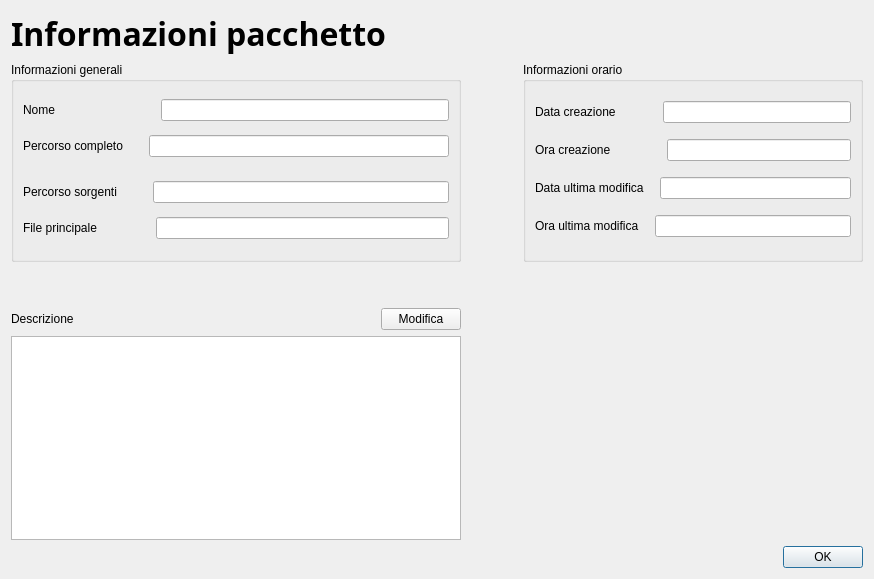
<?xml version="1.0" encoding="UTF-8"?>
<ui version="4.0">
 <class>PackageInfo</class>
 <widget class="QDialog" name="PackageInfo">
  <property name="geometry">
   <rect>
    <x>0</x>
    <y>0</y>
    <width>870</width>
    <height>579</height>
   </rect>
  </property>
  <property name="windowTitle">
   <string>Dialog</string>
  </property>
  <layout class="QHBoxLayout" name="horizontalLayout_10">
   <item>
    <layout class="QGridLayout" name="gridLayout">
     <item row="1" column="0">
      <widget class="QGroupBox" name="generalInfoBox">
       <property name="minimumSize">
        <size>
         <width>360</width>
         <height>200</height>
        </size>
       </property>
       <property name="title">
        <string>Informazioni generali</string>
       </property>
       <layout class="QVBoxLayout" name="verticalLayout">
        <item>
         <layout class="QHBoxLayout" name="horizontalLayout">
          <item>
           <widget class="QLabel" name="label_2">
            <property name="text">
             <string>Nome</string>
            </property>
           </widget>
          </item>
          <item>
           <spacer name="horizontalSpacer">
            <property name="orientation">
             <enum>Qt::Horizontal</enum>
            </property>
            <property name="sizeType">
             <enum>QSizePolicy::Fixed</enum>
            </property>
            <property name="sizeHint" stdset="0">
             <size>
              <width>100</width>
              <height>20</height>
             </size>
            </property>
           </spacer>
          </item>
          <item>
           <widget class="QLineEdit" name="packageName">
            <property name="readOnly">
             <bool>true</bool>
            </property>
           </widget>
          </item>
         </layout>
        </item>
        <item>
         <layout class="QHBoxLayout" name="horizontalLayout_2">
          <item>
           <widget class="QLabel" name="label_3">
            <property name="text">
             <string>Percorso completo</string>
            </property>
           </widget>
          </item>
          <item>
           <spacer name="horizontalSpacer_2">
            <property name="orientation">
             <enum>Qt::Horizontal</enum>
            </property>
            <property name="sizeType">
             <enum>QSizePolicy::Fixed</enum>
            </property>
            <property name="sizeHint" stdset="0">
             <size>
              <width>20</width>
              <height>20</height>
             </size>
            </property>
           </spacer>
          </item>
          <item>
           <widget class="QLineEdit" name="packageCompletePath">
            <property name="readOnly">
             <bool>true</bool>
            </property>
           </widget>
          </item>
         </layout>
        </item>
        <item>
         <spacer name="verticalSpacer">
          <property name="orientation">
           <enum>Qt::Vertical</enum>
          </property>
          <property name="sizeType">
           <enum>QSizePolicy::Fixed</enum>
          </property>
          <property name="sizeHint" stdset="0">
           <size>
            <width>20</width>
            <height>10</height>
           </size>
          </property>
         </spacer>
        </item>
        <item>
         <layout class="QHBoxLayout" name="horizontalLayout_3">
          <item>
           <widget class="QLabel" name="label_4">
            <property name="text">
             <string>Percorso sorgenti</string>
            </property>
           </widget>
          </item>
          <item>
           <spacer name="horizontalSpacer_3">
            <property name="orientation">
             <enum>Qt::Horizontal</enum>
            </property>
            <property name="sizeType">
             <enum>QSizePolicy::Fixed</enum>
            </property>
            <property name="sizeHint" stdset="0">
             <size>
              <width>30</width>
              <height>20</height>
             </size>
            </property>
           </spacer>
          </item>
          <item>
           <widget class="QLineEdit" name="packageSourcesPath">
            <property name="readOnly">
             <bool>true</bool>
            </property>
           </widget>
          </item>
         </layout>
        </item>
        <item>
         <layout class="QHBoxLayout" name="horizontalLayout_4">
          <item>
           <widget class="QLabel" name="label_5">
            <property name="text">
             <string>File principale</string>
            </property>
           </widget>
          </item>
          <item>
           <spacer name="horizontalSpacer_4">
            <property name="orientation">
             <enum>Qt::Horizontal</enum>
            </property>
            <property name="sizeType">
             <enum>QSizePolicy::Fixed</enum>
            </property>
            <property name="sizeHint" stdset="0">
             <size>
              <width>53</width>
              <height>20</height>
             </size>
            </property>
           </spacer>
          </item>
          <item>
           <widget class="QLineEdit" name="packageMainFile">
            <property name="readOnly">
             <bool>true</bool>
            </property>
           </widget>
          </item>
         </layout>
        </item>
       </layout>
      </widget>
     </item>
     <item row="1" column="2">
      <widget class="QGroupBox" name="groupBox">
       <property name="minimumSize">
        <size>
         <width>340</width>
         <height>200</height>
        </size>
       </property>
       <property name="title">
        <string>Informazioni orario</string>
       </property>
       <layout class="QVBoxLayout" name="verticalLayout_2">
        <item>
         <layout class="QHBoxLayout" name="horizontalLayout_5">
          <item>
           <widget class="QLabel" name="label_6">
            <property name="text">
             <string>Data creazione</string>
            </property>
           </widget>
          </item>
          <item>
           <spacer name="horizontalSpacer_5">
            <property name="orientation">
             <enum>Qt::Horizontal</enum>
            </property>
            <property name="sizeType">
             <enum>QSizePolicy::Fixed</enum>
            </property>
            <property name="sizeHint" stdset="0">
             <size>
              <width>41</width>
              <height>20</height>
             </size>
            </property>
           </spacer>
          </item>
          <item>
           <widget class="QLineEdit" name="creationDate">
            <property name="readOnly">
             <bool>true</bool>
            </property>
           </widget>
          </item>
         </layout>
        </item>
        <item>
         <layout class="QHBoxLayout" name="horizontalLayout_6">
          <item>
           <widget class="QLabel" name="label_7">
            <property name="text">
             <string>Ora creazione</string>
            </property>
           </widget>
          </item>
          <item>
           <spacer name="horizontalSpacer_6">
            <property name="orientation">
             <enum>Qt::Horizontal</enum>
            </property>
            <property name="sizeType">
             <enum>QSizePolicy::Fixed</enum>
            </property>
            <property name="sizeHint" stdset="0">
             <size>
              <width>50</width>
              <height>20</height>
             </size>
            </property>
           </spacer>
          </item>
          <item>
           <widget class="QLineEdit" name="creationTime">
            <property name="readOnly">
             <bool>true</bool>
            </property>
           </widget>
          </item>
         </layout>
        </item>
        <item>
         <layout class="QHBoxLayout" name="horizontalLayout_7">
          <item>
           <widget class="QLabel" name="label_8">
            <property name="text">
             <string>Data ultima modifica</string>
            </property>
           </widget>
          </item>
          <item>
           <spacer name="horizontalSpacer_7">
            <property name="orientation">
             <enum>Qt::Horizontal</enum>
            </property>
            <property name="sizeType">
             <enum>QSizePolicy::Fixed</enum>
            </property>
            <property name="sizeHint" stdset="0">
             <size>
              <width>10</width>
              <height>20</height>
             </size>
            </property>
           </spacer>
          </item>
          <item>
           <widget class="QLineEdit" name="lastModifyDate">
            <property name="readOnly">
             <bool>true</bool>
            </property>
           </widget>
          </item>
         </layout>
        </item>
        <item>
         <layout class="QHBoxLayout" name="horizontalLayout_8">
          <item>
           <widget class="QLabel" name="label_9">
            <property name="text">
             <string>Ora ultima modifica</string>
            </property>
           </widget>
          </item>
          <item>
           <spacer name="horizontalSpacer_8">
            <property name="orientation">
             <enum>Qt::Horizontal</enum>
            </property>
            <property name="sizeType">
             <enum>QSizePolicy::Fixed</enum>
            </property>
            <property name="sizeHint" stdset="0">
             <size>
              <width>10</width>
              <height>20</height>
             </size>
            </property>
           </spacer>
          </item>
          <item>
           <widget class="QLineEdit" name="lastModifyTime">
            <property name="readOnly">
             <bool>true</bool>
            </property>
           </widget>
          </item>
         </layout>
        </item>
       </layout>
      </widget>
     </item>
     <item row="1" column="1">
      <spacer name="horizontalSpacer_9">
       <property name="orientation">
        <enum>Qt::Horizontal</enum>
       </property>
       <property name="sizeType">
        <enum>QSizePolicy::Fixed</enum>
       </property>
       <property name="sizeHint" stdset="0">
        <size>
         <width>50</width>
         <height>20</height>
        </size>
       </property>
      </spacer>
     </item>
     <item row="4" column="2">
      <widget class="QDialogButtonBox" name="buttonBox">
       <property name="orientation">
        <enum>Qt::Horizontal</enum>
       </property>
       <property name="standardButtons">
        <set>QDialogButtonBox::Ok</set>
       </property>
      </widget>
     </item>
     <item row="3" column="0">
      <layout class="QVBoxLayout" name="verticalLayout_3">
       <property name="sizeConstraint">
        <enum>QLayout::SetMaximumSize</enum>
       </property>
       <item>
        <layout class="QHBoxLayout" name="horizontalLayout_9">
         <item>
          <widget class="QLabel" name="label_10">
           <property name="text">
            <string>Descrizione</string>
           </property>
          </widget>
         </item>
         <item>
          <widget class="QPushButton" name="pushButton">
           <property name="sizePolicy">
            <sizepolicy hsizetype="Fixed" vsizetype="Fixed">
             <horstretch>0</horstretch>
             <verstretch>0</verstretch>
            </sizepolicy>
           </property>
           <property name="text">
            <string>Modifica</string>
           </property>
          </widget>
         </item>
        </layout>
       </item>
       <item>
        <widget class="QTextBrowser" name="packageDescription">
         <property name="minimumSize">
          <size>
           <width>450</width>
           <height>183</height>
          </size>
         </property>
        </widget>
       </item>
      </layout>
     </item>
     <item row="0" column="0" colspan="2">
      <widget class="QLabel" name="label">
       <property name="font">
        <font>
         <family>Umpush</family>
         <pointsize>24</pointsize>
         <weight>75</weight>
         <bold>true</bold>
        </font>
       </property>
       <property name="text">
        <string>Informazioni pacchetto</string>
       </property>
      </widget>
     </item>
     <item row="2" column="0">
      <spacer name="verticalSpacer_2">
       <property name="orientation">
        <enum>Qt::Vertical</enum>
       </property>
       <property name="sizeType">
        <enum>QSizePolicy::Fixed</enum>
       </property>
       <property name="sizeHint" stdset="0">
        <size>
         <width>20</width>
         <height>40</height>
        </size>
       </property>
      </spacer>
     </item>
    </layout>
   </item>
  </layout>
 </widget>
 <resources/>
 <connections>
  <connection>
   <sender>buttonBox</sender>
   <signal>accepted()</signal>
   <receiver>PackageInfo</receiver>
   <slot>accept()</slot>
   <hints>
    <hint type="sourcelabel">
     <x>248</x>
     <y>254</y>
    </hint>
    <hint type="destinationlabel">
     <x>157</x>
     <y>274</y>
    </hint>
   </hints>
  </connection>
  <connection>
   <sender>buttonBox</sender>
   <signal>rejected()</signal>
   <receiver>PackageInfo</receiver>
   <slot>reject()</slot>
   <hints>
    <hint type="sourcelabel">
     <x>316</x>
     <y>260</y>
    </hint>
    <hint type="destinationlabel">
     <x>286</x>
     <y>274</y>
    </hint>
   </hints>
  </connection>
 </connections>
</ui>
